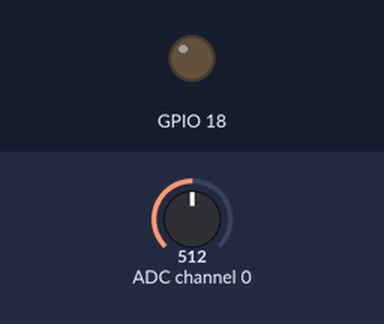
This program was run on a simulated Raspberry Pi (BCM pin numbers). On the bench: output pins drawn as LEDs (lit = HIGH). Inputs (shaded band) come from the test bench; at power-on: ADC channel 0 = 512 (analog values on the 0–1023 scale). What the program prints to the terminal is not drawn.

Above: at 1.2 s.
1.3 s: ADC channel 0 set to 460
2.8 s: ADC channel 0 set to 438
At 4.0 s:
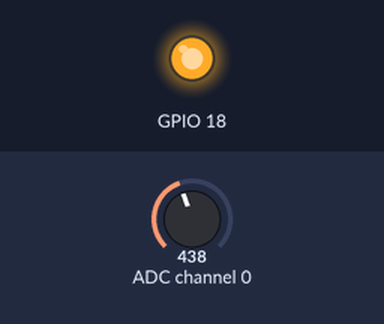
4.3 s: ADC channel 0 set to 511
At 5.2 s:
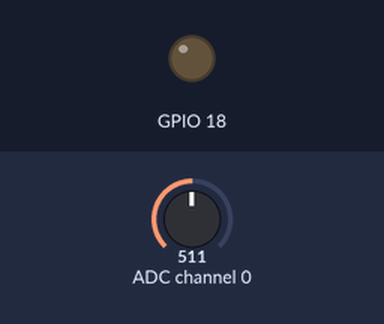
5.8 s: ADC channel 0 set to 440
At 6.3 s:
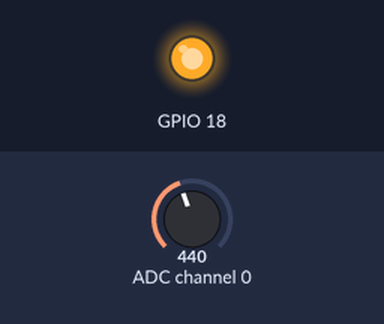
Timing chart, 0 to 8.3 s (numbered marks = the images above; inputs shaded):
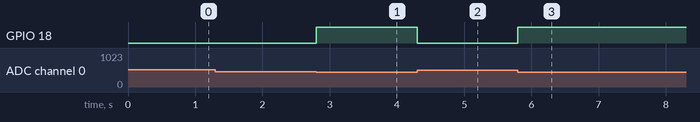

Measured:
- the behaviour switches between 451 and 450 on ADC channel 0 (found by bisection; images 0 and 1)
- after the input at 2.8 s, GPIO 18: LOW → HIGH at once
- after the input at 4.3 s, GPIO 18: HIGH → LOW at once
- after the input at 5.8 s, GPIO 18: LOW → HIGH at once

The program:

ex05_analogRead.py
```python
import ex04_spidevRead as sr
import led

try:
    while(True):
        readData = sr.analog_read(0)
        print(readData)

        if(readData <=450):
            led.ledOn();
        else:
            led.ledOff();


except KeyboardInterrupt:  #ctrl+c가 KeyboardInterrupt기능이 활성화되고 만났을때 예외문 실행
     led.ledClear() #사용하면 setup된거 지워준다.
```

ex04_spidevRead.py
```python
import spidev #spi통신을 위한 라이브러리

spi = spidev.SpiDev() #spi 객체 생성
spi.open(0,0)
spi.max_speed_hz = 1000000 #통신속도 지정

def analog_read(portChanner):
    adc = spi.xfer2([1, (8+portChanner)<<4, 0])
    data = ((adc[1]&3)<<8)+adc[2]
    return data
```

led.py
```python
#gpio 18번 핀에 연결되어있는 LED ON/OFF 기능을 만들어보자
#그리고 이것을 모듈로 만들어서 쓰자. 어차피 계속 쓸거니깐
import RPi.GPIO as gpio
gpio.setmode(gpio.BCM)
gpio.setup(18, gpio.OUT)

def ledOn():
    gpio.output(18, gpio.HIGH)

def ledOff():
    gpio.output(18, gpio.LOW)

def ledClear():
    gpio.cleanup()
```
